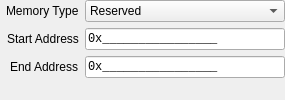
     <widget class="QWidget" name="memory_mapped_tab">
      <attribute name="icon">
       <iconset theme="media-flash"/>
      </attribute>
      <attribute name="title">
       <string>Memory Mapped</string>
      </attribute>
      <attribute name="toolTip">
       <string>Memory Mapped Settings.</string>
      </attribute>
      <attribute name="whatsThis">
       <string>&lt;html&gt;&lt;head/&gt;&lt;body&gt;&lt;p&gt;Memory Mapped Settings.&lt;/p&gt;&lt;/body&gt;&lt;/html&gt;</string>
      </attribute>
      <layout class="QFormLayout" name="memory_mapped_layout">
       <property name="fieldGrowthPolicy">
        <enum>QFormLayout::FieldGrowthPolicy::ExpandingFieldsGrow</enum>
       </property>
       <property name="labelAlignment">
        <set>Qt::AlignmentFlag::AlignRight|Qt::AlignmentFlag::AlignTrailing|Qt::AlignmentFlag::AlignVCenter</set>
       </property>
       <property name="leftMargin">
        <number>6</number>
       </property>
       <property name="topMargin">
        <number>0</number>
       </property>
       <property name="rightMargin">
        <number>0</number>
       </property>
       <property name="bottomMargin">
        <number>0</number>
       </property>
       <item row="0" column="0">
        <widget class="QLabel" name="memory_mapped_memory_type_label">
         <property name="toolTip">
          <string>The type of memory to allocate.</string>
         </property>
         <property name="statusTip">
          <string>Memory Type</string>
         </property>
         <property name="whatsThis">
          <string>&lt;html&gt;&lt;head/&gt;&lt;body&gt;&lt;p&gt;The type of memory to allocate.&lt;/p&gt;&lt;/body&gt;&lt;/html&gt;</string>
         </property>
         <property name="text">
          <string>Memory Type</string>
         </property>
        </widget>
       </item>
       <item row="0" column="1">
        <widget class="QComboBox" name="memory_mapped_memory_type">
         <property name="sizePolicy">
          <sizepolicy hsizetype="Expanding" vsizetype="Fixed">
           <horstretch>0</horstretch>
           <verstretch>0</verstretch>
          </sizepolicy>
         </property>
         <property name="toolTip">
          <string>The type of memory to allocate.</string>
         </property>
         <property name="statusTip">
          <string>Memory Type</string>
         </property>
         <property name="whatsThis">
          <string>&lt;html&gt;&lt;head/&gt;&lt;body&gt;&lt;p&gt;The type of memory to allocate.&lt;/p&gt;&lt;/body&gt;&lt;/html&gt;</string>
         </property>
         <item>
          <property name="text">
           <string>Reserved</string>
          </property>
         </item>
         <item>
          <property name="text">
           <string>Loader Code</string>
          </property>
         </item>
         <item>
          <property name="text">
           <string>Loader Data</string>
          </property>
         </item>
         <item>
          <property name="text">
           <string>Boot Services Code</string>
          </property>
         </item>
         <item>
          <property name="text">
           <string>Boot Services Data</string>
          </property>
         </item>
         <item>
          <property name="text">
           <string>Runtime Services Code</string>
          </property>
         </item>
         <item>
          <property name="text">
           <string>Runtime Services Data</string>
          </property>
         </item>
         <item>
          <property name="text">
           <string>Conventional</string>
          </property>
         </item>
         <item>
          <property name="text">
           <string>Unusable</string>
          </property>
         </item>
         <item>
          <property name="text">
           <string>ACPI Reclaim</string>
          </property>
         </item>
         <item>
          <property name="text">
           <string>ACPI Memory NVS</string>
          </property>
         </item>
         <item>
          <property name="text">
           <string>Memory Mapped IO</string>
          </property>
         </item>
         <item>
          <property name="text">
           <string>Memory Mapped IO Port Space</string>
          </property>
         </item>
         <item>
          <property name="text">
           <string>Pal Code</string>
          </property>
         </item>
         <item>
          <property name="text">
           <string>Persistent</string>
          </property>
         </item>
         <item>
          <property name="text">
           <string>Unaccepted</string>
          </property>
         </item>
        </widget>
       </item>
       <item row="1" column="0">
        <widget class="QLabel" name="memory_mapped_start_address_label">
         <property name="toolTip">
          <string>Starting Memory Address.</string>
         </property>
         <property name="statusTip">
          <string>Start Address</string>
         </property>
         <property name="whatsThis">
          <string>&lt;html&gt;&lt;head/&gt;&lt;body&gt;&lt;p&gt;Starting Memory Address.&lt;/p&gt;&lt;/body&gt;&lt;/html&gt;</string>
         </property>
         <property name="text">
          <string>Start Address</string>
         </property>
        </widget>
       </item>
       <item row="1" column="1">
        <widget class="QLineEdit" name="memory_mapped_start_address">
         <property name="font">
          <font>
           <family>Monospace</family>
          </font>
         </property>
         <property name="toolTip">
          <string>Starting Memory Address.</string>
         </property>
         <property name="statusTip">
          <string>Start Address</string>
         </property>
         <property name="whatsThis">
          <string>&lt;html&gt;&lt;head/&gt;&lt;body&gt;&lt;p&gt;Starting Memory Address.&lt;/p&gt;&lt;/body&gt;&lt;/html&gt;</string>
         </property>
         <property name="inputMask">
          <string notr="true">&lt;\0\xHHHHHHHHHHHHHHHH;_</string>
         </property>
         <property name="text">
          <string notr="true">0x</string>
         </property>
        </widget>
       </item>
       <item row="2" column="0">
        <widget class="QLabel" name="memory_mapped_end_address_label">
         <property name="toolTip">
          <string>Ending Memory Address.</string>
         </property>
         <property name="statusTip">
          <string>End Address</string>
         </property>
         <property name="whatsThis">
          <string>&lt;html&gt;&lt;head/&gt;&lt;body&gt;&lt;p&gt;Ending Memory Address.&lt;/p&gt;&lt;/body&gt;&lt;/html&gt;</string>
         </property>
         <property name="text">
          <string>End Address</string>
         </property>
        </widget>
       </item>
       <item row="2" column="1">
        <widget class="QLineEdit" name="memory_mapped_end_address">
         <property name="font">
          <font>
           <family>Monospace</family>
          </font>
         </property>
         <property name="toolTip">
          <string>Ending Memory Address.</string>
         </property>
         <property name="statusTip">
          <string>End Address</string>
         </property>
         <property name="whatsThis">
          <string>&lt;html&gt;&lt;head/&gt;&lt;body&gt;&lt;p&gt;Ending Memory Address.&lt;/p&gt;&lt;/body&gt;&lt;/html&gt;</string>
         </property>
         <property name="inputMask">
          <string notr="true">&lt;\0\xHHHHHHHHHHHHHHHH;_</string>
         </property>
         <property name="text">
          <string notr="true">0x</string>
         </property>
        </widget>
       </item>
      </layout>
     </widget>
